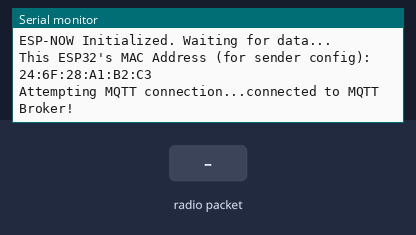
The sketch below on a simulated ESP32. On the bench: the last lines printed to the serial monitor. The inputs (shaded band) are chosen by the test bench. WiFi joins after 1.5 s; servers stay silent unless stated; random numbers use the default seed unless the sketch sets one; no MQTT or app messages arrive unless stated; not simulated (calls return 0 or success): secrets.h.

Above: at 2.7 s.
2.8 s: radio packet "1" arrives
At 3.5 s:
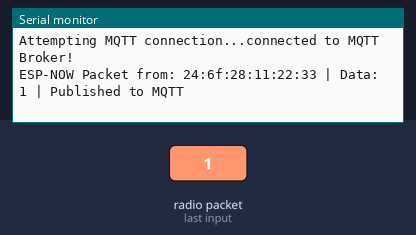
4.3 s: radio packet "0" arrives
At 4.6 s:
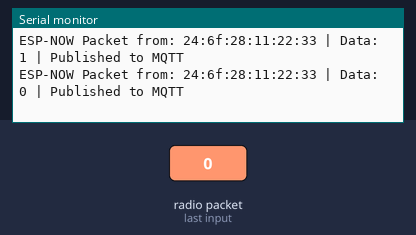
5.8 s: radio packet "2" arrives
At 7.0 s:
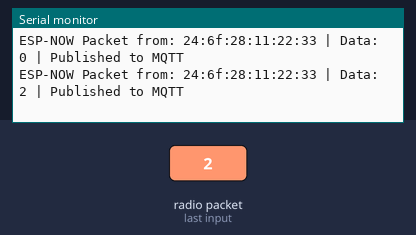

The sketch:

ESP32_gateway.ino
```cpp
#include <WiFi.h>
#include <esp_now.h>
#include <PubSubClient.h>
#include <secrets.h>

const char* ssid = SECRET_SSID;
const char* password = SECRET_PASSWORD;

//mqtt credentials
const char* mqttServerIp = "192.168.0.157";
const int mqttPort = 1883;
const char* mqttTopic = "game/Ruben";
const char* mqttClientIdBase = "esp32-pong-bridge";

WiFiClient wifiClient;
PubSubClient mqttClient(wifiClient);

void OnDataRecv(const esp_now_recv_info_t *esp_now_info, const uint8_t *incomingData, int len) {
  Serial.print("ESP-NOW Packet from: ");
  char macStr[18];
  snprintf(macStr, sizeof(macStr), "%02x:%02x:%02x:%02x:%02x:%02x",
           esp_now_info->src_addr[0], esp_now_info->src_addr[1], esp_now_info->src_addr[2],
           esp_now_info->src_addr[3], esp_now_info->src_addr[4], esp_now_info->src_addr[5]);
  Serial.print(macStr);

  char dataBuffer[len + 1];
  memcpy(dataBuffer, incomingData, len);
  dataBuffer[len] = '\0';

  Serial.print(" | Data: ");
  Serial.print(dataBuffer);

  if (mqttClient.connected()) {
    if (mqttClient.publish(mqttTopic, dataBuffer)) {
      Serial.println(" | Published to MQTT");
    } else {
      Serial.println(" | MQTT Publish Failed!");
    }
  } else {
    Serial.println(" | MQTT Not Connected - Cannot Publish.");
  }
}

void setupMQTT() {
  mqttClient.setServer(mqttServerIp, mqttPort);
  String clientId = mqttClientIdBase + String(random(0xffff), HEX);
  Serial.print("Attempting MQTT connection with Client ID: ");
  Serial.println(clientId);
}

void reconnectMQTT() {
  while (!mqttClient.connected()) {
    Serial.print("Attempting MQTT connection...");
    String clientId = mqttClientIdBase + String(random(0xffff), HEX);
    if (mqttClient.connect(clientId.c_str())) {
      Serial.println("connected to MQTT Broker!");

    } else {
      Serial.print("failed, rc=");
      Serial.print(mqttClient.state());
      Serial.println(" try again in 5 seconds");
      delay(5000);
    }
  }
}

void setup() {
  Serial.begin(115200);
  Serial.println("\nESP32 ESP-NOW to MQTT Gateway");

  Serial.print("Connecting to WiFi: ");
  Serial.println(ssid);
  WiFi.mode(WIFI_STA);
  WiFi.begin(ssid, password);

  int wifi_retry_count = 0;
  while (WiFi.status() != WL_CONNECTED) {
    delay(500);
    Serial.print(".");
    wifi_retry_count++;
    if (wifi_retry_count > 20) {
        Serial.println("\nFailed to connect to WiFi. Please check credentials or network.");
        ESP.restart();
    }
  }
  Serial.println("\nWiFi connected!");
  Serial.print("IP address: ");
  Serial.println(WiFi.localIP());

  setupMQTT();
    if (esp_now_init() != ESP_OK) {
    Serial.println("Error initializing ESP-NOW");
    return;
  }
  esp_now_register_recv_cb(OnDataRecv);
  Serial.println("ESP-NOW Initialized. Waiting for data...");
  Serial.print("This ESP32's MAC Address (for sender config): ");
  Serial.println(WiFi.macAddress());
}

void loop() {
  if (!mqttClient.connected()) {
    reconnectMQTT();
  }
  mqttClient.loop();

  delay(10);
}
```

Measured:
- after the input at 2.8 s, the serial monitor: prints a new line at once (image 1)
- after the input at 4.3 s, the serial monitor: prints a new line at once (image 2)
- after the input at 5.8 s, the serial monitor: prints a new line at once (image 3)
